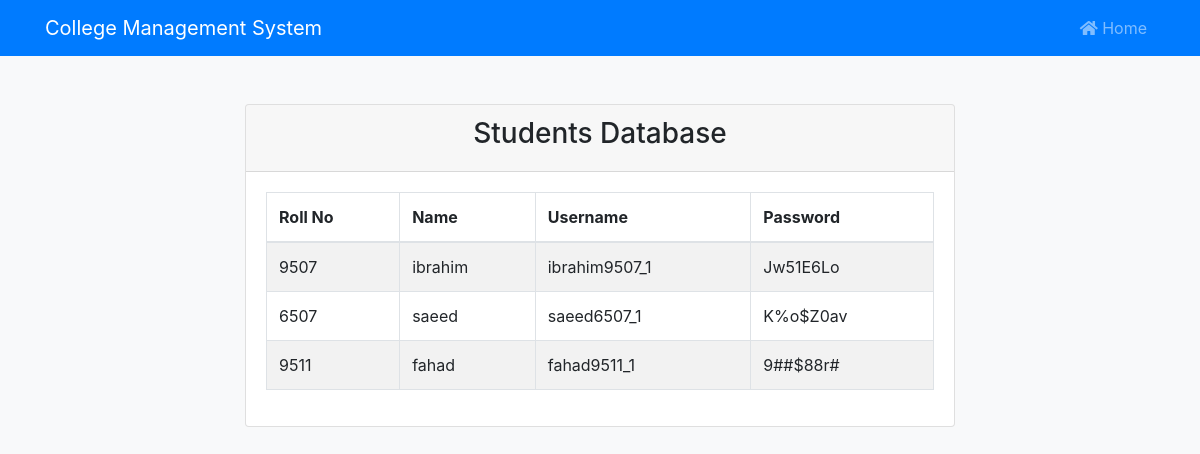
Before: /students-database (signed in) with the older database file.
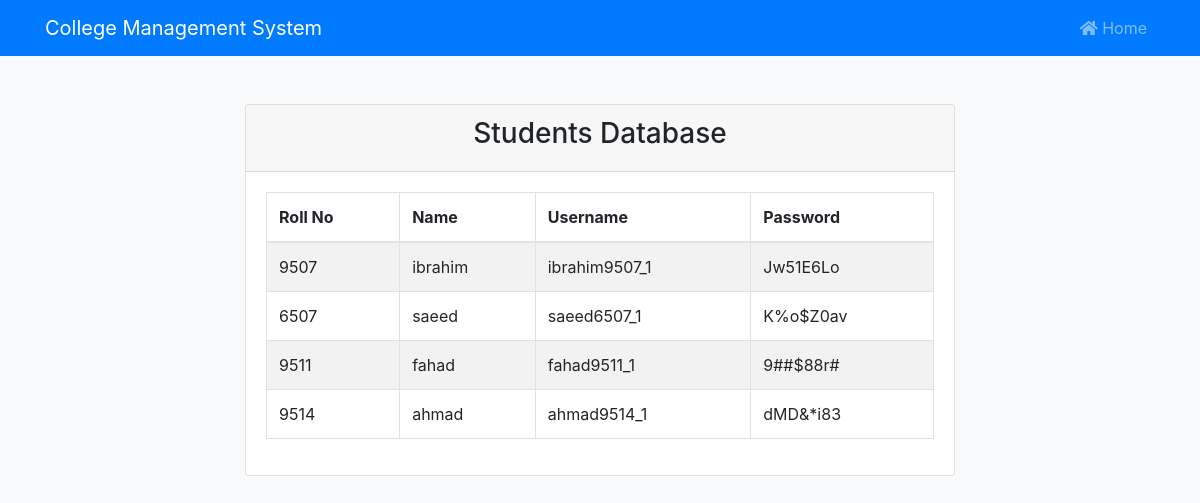
After: the same page with the newer database file.
### tables this page shows
CREATE TABLE Students (
    id INTEGER PRIMARY KEY AUTOINCREMENT,
    roll_number TEXT UNIQUE NOT NULL,
    name TEXT NOT NULL,
    username TEXT UNIQUE NOT NULL,
    password TEXT NOT NULL
);

### app.py (the view)
@app.route('/students-database')
@login_required
@admin_required
def students_database():
    students = db.execute("SELECT * FROM Students")
    return render_template("students_database.html", students=students)

### helpers.py (called while the page is built)
def is_admin(teacher_id):
    result = db.execute("SELECT admin FROM Teachers WHERE id = ?", teacher_id)
    return result[0]['admin'] == 1  # Returns True if admin is True

def login_required(f):
    @wraps(f)
    def decorated_function(*args, **kwargs):
        if session.get("user") is None:
            return redirect("/login")
        return f(*args, **kwargs)
    return decorated_function

def admin_required(f):
    @wraps(f)
    def decorated_function(*args, **kwargs):
        if not is_admin(session.get("user")["id"]):
            return redirect("/")
        return f(*args, **kwargs)
    return decorated_function

### templates/students_database.html
{% extends 'layout.html' %}
{% block main %}
<div class="container">
    <div class="row justify-content-center">
        <div class="col-md-8">
            <div class="card mt-5">
                <div class="card-header text-center">
                    <h3>Students Database</h3>
                </div>
                <div class="card-body">
                    <div class="table-responsive">
                        <table class="table table-bordered table-striped">
                            <thead>
                                <tr>
                                    <th>Roll No</th>
                                    <th>Name</th>
                                    <th>Username</th>
                                    <th>Password</th>
                                </tr>
                            </thead>
                            <tbody>
                                {% for student in students %}
                                <tr>
                                    <td data-label="Roll No">{{ student.roll_number }}</td>
                                    <td data-label="Name">{{ student.name }}</td>
                                    <td data-label="Username">{{ student.username }}</td>
                                    <td data-label="Password">{{ student.password }}</td>
                                </tr>
                                {% endfor %}
                            </tbody>
                        </table>
                    </div>
                </div>
            </div>
        </div>
    </div>
</div>
{% endblock %}

### templates/layout.html (shortened to what this page needs)
<!DOCTYPE html>
<html lang="en">
<head>
    <link href="https://stackpath.bootstrapcdn.com/bootstrap/4.5.2/css/bootstrap.min.css" rel="stylesheet">
    <link href="https://cdnjs.cloudflare.com/ajax/libs/font-awesome/5.15.3/css/all.min.css" rel="stylesheet">
    <link href="/static/styles.css" rel="stylesheet">
</head>
<body>
    <nav class="navbar navbar-expand-lg navbar-dark bg-primary">
        <div class="container">
            <a class="navbar-brand" href="#">College Management System</a>
            <div class="collapse navbar-collapse" id="navbarNav">
                <ul class="navbar-nav ml-auto">
                    <li class="nav-item">
                        <a class="nav-link" href="/"><i class="fas fa-home"></i> Home</a>
                    </li>
                </ul>
            </div>
        </div>
    </nav>
    <div class="container">
        {% block main %}
        {% endblock %}
    </div>
</body>
</html>

### static/styles.css (style rules this page uses)
body { background-color: #f8f9fa; }
.table-responsive { overflow-x: auto; }
.table th, .table td { white-space: nowrap; }

Changed rows visible on the page:
added Students: roll_number "9514", name "ahmad", username "ahmad9514_1", password "dMD&*i83"
